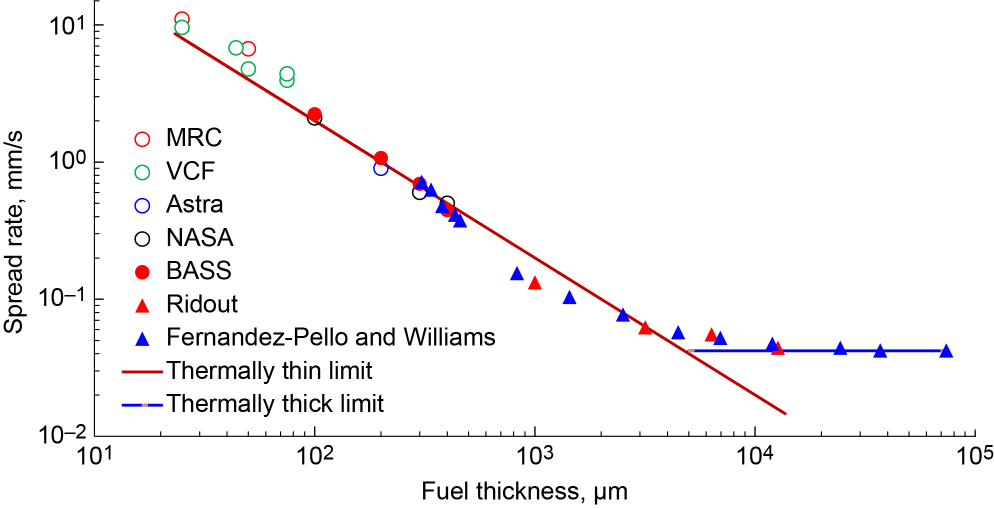
#> input picture data/figures/SRC-NASA-20210011385/embedded/figures_2_21_2_22/page_051_image_01.jpeg, 1988 x 1015 px (shown at 1/2 size)
$ python validate_figure_222_calibration.py
#> lines starting #> are read from the running program, lines starting #| are printed output that depends on the picture
import json
import math
from pathlib import Path

from PIL import Image, ImageDraw

from app.core.paths import FIGURES_DATA_DIR


SOURCE_ID = "SRC-NASA-20210011385"
IMAGE_NAME = "page_051_image_01.jpeg"


# ============================================================
# ORIGINAL HUMAN CLICKS
# ============================================================
#
# Important:
#
# - x_left / x_right define the visible x-axis decade endpoints.
# - y_bottom is also the 0.01 mm/s major tick.
# - y_top is the TOP FRAME of the plot.
#   It is NOT the 10 mm/s major tick.
#
# Therefore the y scientific transform must use dedicated
# major-tick reference pixels rather than TOP/BOTTOM directly.
#

CLICKS = {
    "x_left": {
        "x": 187.33,
        "y": 869.08,
    },
    "x_right": {
        "x": 1949.00,
        "y": 873.08,
    },
    "y_top": {
        "x": 188.33,
        "y": 2.08,
    },
    "y_bottom": {
        "x": 187.33,
        "y": 872.08,
    },
}


# ============================================================
# PLOT FRAME
# ============================================================

PLOT_LEFT = 187.33
PLOT_RIGHT = 1949.00
PLOT_TOP = 2.08
PLOT_BOTTOM = 872.08


# ============================================================
# X-AXIS CALIBRATION
# ============================================================
#
# Figure 2.22 x-axis:
#
#   10^1 → 10^5 µm
#
# The visible plot frame endpoints correspond to the
# scientific endpoints of the x-axis.
#

X_MIN = 10.0
X_MAX = 100000.0


# ============================================================
# Y-AXIS CALIBRATION
# ============================================================
#
# Figure 2.22 y-axis is logarithmic.
#
# The visible upper plot frame extends ABOVE the 10 mm/s tick.
# Therefore:
#
#   y ≈ 49.50 px  -> 10 mm/s
#   y = 872.08 px -> 0.01 mm/s
#
# These two major tick references define the y transform.
#
# The plot top at y=2.08 px therefore represents a value
# greater than 10 mm/s (~14.9 mm/s), which is valid.
#

Y_REFERENCE_HIGH_VALUE = 10.0
Y_REFERENCE_HIGH_PIXEL = 49.50

Y_REFERENCE_LOW_VALUE = 0.01
Y_REFERENCE_LOW_PIXEL = 872.08


# ============================================================
# MAJOR DECADE TICKS
# ============================================================

X_MAJOR_TICKS = [
    10.0,
    100.0,
    1000.0,
    10000.0,
    100000.0,
]

Y_MAJOR_TICKS = [
    0.01,
    0.1,
    1.0,
    10.0,
]


# ============================================================
# LOG TRANSFORMS
# ============================================================


def value_to_pixel_x(
    value: float,
) -> float:
    """
    Convert scientific x value in micrometres to image pixel x
    using a base-10 logarithmic transform.
    """

    if value <= 0:
        raise ValueError(
            "X-axis log value must be > 0."
        )

    log_min = math.log10(
        X_MIN
    )

    log_max = math.log10(
        X_MAX
    )

    log_value = math.log10(
        value
    )

    fraction = (
        log_value - log_min
    ) / (
        log_max - log_min
    )

    pixel_x = (
        PLOT_LEFT
        + fraction
        * (
            PLOT_RIGHT
            - PLOT_LEFT
        )
    )

    return pixel_x


def pixel_to_value_x(
    pixel_x: float,
) -> float:
    """
    Convert image pixel x to scientific x value in µm.
    """

    fraction = (
        pixel_x - PLOT_LEFT
    ) / (
        PLOT_RIGHT
        - PLOT_LEFT
    )

    log_min = math.log10(
        X_MIN
    )

    log_max = math.log10(
        X_MAX
    )

    log_value = (
        log_min
        + fraction
        * (
            log_max
            - log_min
        )
    )

    return 10 ** log_value


def value_to_pixel_y(
    value: float,
) -> float:
    """
    Convert scientific spread rate in mm/s to image pixel y.

    Uses two known log-decade tick references:

        10 mm/s   -> ~49.50 px
        0.01 mm/s -> 872.08 px

    Image y increases downward.
    """

    if value <= 0:
        raise ValueError(
            "Y-axis log value must be > 0."
        )

    log_high = math.log10(
        Y_REFERENCE_HIGH_VALUE
    )

    log_low = math.log10(
        Y_REFERENCE_LOW_VALUE
    )

    log_value = math.log10(
        value
    )

    fraction = (
        log_high
        - log_value
    ) / (
        log_high
        - log_low
    )

    pixel_y = (
        Y_REFERENCE_HIGH_PIXEL
        + fraction
        * (
            Y_REFERENCE_LOW_PIXEL
            - Y_REFERENCE_HIGH_PIXEL
        )
    )

    return pixel_y


def pixel_to_value_y(
    pixel_y: float,
) -> float:
    """
    Convert image pixel y to scientific spread rate in mm/s.
    """

    fraction = (
        pixel_y
        - Y_REFERENCE_HIGH_PIXEL
    ) / (
        Y_REFERENCE_LOW_PIXEL
        - Y_REFERENCE_HIGH_PIXEL
    )

    log_high = math.log10(
        Y_REFERENCE_HIGH_VALUE
    )

    log_low = math.log10(
        Y_REFERENCE_LOW_VALUE
    )

    log_value = (
        log_high
        - fraction
        * (
            log_high
            - log_low
        )
    )

    return 10 ** log_value


# ============================================================
# MAIN
# ============================================================


def main():

    root = (
        FIGURES_DATA_DIR
        / SOURCE_ID
    )

    image_path = (
        root
        / "embedded"
        / "figures_2_21_2_22"
        / IMAGE_NAME
    )

    output_dir = (
        root
        / "digitization"
        / "figure_2_22"
    )

    output_dir.mkdir(
        parents=True,
        exist_ok=True,
    )

    metadata_path = (
        output_dir
        / "calibration_metadata.json"
    )

    validation_path = (
        output_dir
        / "calibration_validation.json"
    )

    overlay_path = (
        output_dir
        / "calibration_overlay.png"
    )

    if not image_path.exists():
        raise FileNotFoundError(
            f"Missing Figure 2.22 image: "
            f"{image_path}"
        )

    image = Image.open(
        image_path
    ).convert(
        "RGB"
    )
#> image is the input picture: PIL image 1988x1015 RGB; mean R, G, B 247.2, 245.9, 247

    width, height = image.size

    # ========================================================
    # MANUAL CLICK CONSISTENCY
    # ========================================================

    lower_left_repeat_difference = abs(
        CLICKS["x_left"]["y"]
        - CLICKS["y_bottom"]["y"]
    )

    right_baseline_difference = abs(
        CLICKS["x_right"]["y"]
        - CLICKS["y_bottom"]["y"]
    )

    left_axis_alignment_difference = abs(
        CLICKS["y_top"]["x"]
        - CLICKS["y_bottom"]["x"]
    )

    click_consistency_pass = (
        lower_left_repeat_difference
        <= 5.0
        and right_baseline_difference
        <= 5.0
        and left_axis_alignment_difference
        <= 5.0
    )

    # ========================================================
    # X MAJOR TICKS
    # ========================================================

    x_ticks = []

    for value in X_MAJOR_TICKS:

        pixel_x = value_to_pixel_x(
            value
        )

        round_trip_value = (
            pixel_to_value_x(
                pixel_x
            )
        )

        x_ticks.append(
            {
                "value_um": value,

                "pixel_x": round(
                    pixel_x,
                    3,
                ),

                "round_trip_value_um": round(
                    round_trip_value,
                    8,
                ),
            }
        )

    # ========================================================
    # Y MAJOR TICKS
    # ========================================================

    y_ticks = []

    for value in Y_MAJOR_TICKS:

        pixel_y = value_to_pixel_y(
            value
        )

        round_trip_value = (
            pixel_to_value_y(
                pixel_y
            )
        )

        y_ticks.append(
            {
                "value_mm_s": value,

                "pixel_y": round(
                    pixel_y,
                    3,
                ),

                "round_trip_value_mm_s": round(
                    round_trip_value,
                    10,
                ),
            }
        )

    # ========================================================
    # SCIENTIFIC VALUE AT PHYSICAL PLOT TOP
    # ========================================================

    plot_top_scientific_value = (
        pixel_to_value_y(
            PLOT_TOP
        )
    )

    plot_bottom_scientific_value = (
        pixel_to_value_y(
            PLOT_BOTTOM
        )
    )

    # ========================================================
    # TRANSFORM ROUND-TRIP CHECKS
    # ========================================================

    x_round_trip_pass = all(
        math.isclose(
            tick["value_um"],
            tick[
                "round_trip_value_um"
            ],
            rel_tol=1e-8,
            abs_tol=1e-8,
        )
        for tick in x_ticks
    )

    y_round_trip_pass = all(
        math.isclose(
            tick["value_mm_s"],
            tick[
                "round_trip_value_mm_s"
            ],
            rel_tol=1e-8,
            abs_tol=1e-8,
        )
        for tick in y_ticks
    )

    transform_math_pass = (
        x_round_trip_pass
        and y_round_trip_pass
    )

    # ========================================================
    # SAVE CALIBRATION METADATA
    # ========================================================

    metadata = {
        "source_id": SOURCE_ID,

        "figure_ref": "2.22",

        "source_image": (
            IMAGE_NAME
        ),

        "source_image_sha256": (
            "9f131ab1bc34c0bf083fa48d145e80d"
            "204192329bec15aa47f7c6f79e065c7f7"
        ),

        "image_width": width,
        "image_height": height,

        "calibration_method": (
            "manual_frame_clicks_plus_"
            "major_tick_reference"
        ),

        "clicks": CLICKS,

        "plot_bounds": {
            "left": (
                PLOT_LEFT
            ),

            "right": (
                PLOT_RIGHT
            ),

            "top": (
                PLOT_TOP
            ),

            "bottom": (
                PLOT_BOTTOM
            ),
        },

        "x_axis": {
            "label": (
                "Fuel thickness"
            ),

            "unit": "µm",

            "scale": "log10",

            "value_min": (
                X_MIN
            ),

            "value_max": (
                X_MAX
            ),

            "pixel_left": (
                PLOT_LEFT
            ),

            "pixel_right": (
                PLOT_RIGHT
            ),

            "calibration_basis": (
                "visible decade endpoints"
            ),
        },

        "y_axis": {
            "label": (
                "Spread rate"
            ),

            "unit": (
                "mm/s"
            ),

            "scale": (
                "log10"
            ),

            "reference_value_high": (
                Y_REFERENCE_HIGH_VALUE
            ),

            "reference_pixel_high": (
                Y_REFERENCE_HIGH_PIXEL
            ),

            "reference_value_low": (
                Y_REFERENCE_LOW_VALUE
            ),

            "reference_pixel_low": (
                Y_REFERENCE_LOW_PIXEL
            ),

            "plot_pixel_top": (
                PLOT_TOP
            ),

            "plot_pixel_bottom": (
                PLOT_BOTTOM
            ),

            "plot_top_extrapolated_value_mm_s": (
                round(
                    plot_top_scientific_value,
                    6,
                )
            ),

            "plot_bottom_value_mm_s": (
                round(
                    plot_bottom_scientific_value,
                    8,
                )
            ),

            "allows_extrapolation_above_10_mm_s": (
                True
            ),

            "calibration_basis": (
                "major log-decade tick references"
            ),
        },

        "important_notes": [
            (
                "The physical plot top is not the "
                "10 mm/s tick."
            ),

            (
                "The 10 mm/s major tick is located "
                "approximately at pixel y=49.50."
            ),

            (
                "Scientific y values above 10 mm/s "
                "are therefore valid within the "
                "visible plot area."
            ),

            (
                "Theoretical curves must remain "
                "separate from experimental points."
            ),
        ],

        "status": (
            "axis_calibrated_needs_visual_review"
        ),
    }

    metadata_path.write_text(
        json.dumps(
            metadata,
            indent=2,
            ensure_ascii=False,
        ),
        encoding="utf-8",
    )

    # ========================================================
    # BUILD VISUAL OVERLAY
    # ========================================================

    overlay = image.copy()

    draw = ImageDraw.Draw(
        overlay
    )

    # --------------------------------------------------------
    # GREEN = physical plot boundary
    # --------------------------------------------------------

    draw.rectangle(
        (
            PLOT_LEFT,
            PLOT_TOP,
            PLOT_RIGHT,
            PLOT_BOTTOM,
        ),
        outline=(
            0,
            180,
            0,
        ),
        width=4,
    )

    # --------------------------------------------------------
    # BLUE = X decade guides
    # --------------------------------------------------------

    for tick in x_ticks:

        pixel_x = tick[
            "pixel_x"
        ]

        draw.line(
            (
                pixel_x,
                PLOT_TOP,
                pixel_x,
                PLOT_BOTTOM,
            ),
            fill=(
                0,
                100,
                255,
            ),
            width=2,
        )

        draw.text(
            (
                pixel_x + 6,
                PLOT_BOTTOM - 22,
            ),
            (
                f"{tick['value_um']:g}"
            ),
            fill=(
                0,
                80,
                220,
            ),
        )

    # --------------------------------------------------------
    # ORANGE = Y decade guides
    # --------------------------------------------------------

    for tick in y_ticks:

        pixel_y = tick[
            "pixel_y"
        ]

        draw.line(
            (
                PLOT_LEFT,
                pixel_y,
                PLOT_RIGHT,
                pixel_y,
            ),
            fill=(
                255,
                140,
                0,
            ),
            width=2,
        )

        draw.text(
            (
                PLOT_LEFT + 8,
                pixel_y + 5,
            ),
            (
                f"{tick['value_mm_s']:g}"
            ),
            fill=(
                210,
                90,
                0,
            ),
        )

    # --------------------------------------------------------
    # PURPLE = original human frame clicks
    # --------------------------------------------------------

    for name, point in (
        CLICKS.items()
    ):

        x = point["x"]
        y = point["y"]

        radius = 10

        draw.ellipse(
            (
                x - radius,
                y - radius,
                x + radius,
                y + radius,
            ),
            outline=(
                180,
                0,
                220,
            ),
            width=3,
        )

        draw.text(
            (
                x + 12,
                y + 4,
            ),
            name,
            fill=(
                140,
                0,
                180,
            ),
        )

    # --------------------------------------------------------
    # Y=10 reference marker
    # --------------------------------------------------------

    draw.ellipse(
        (
            PLOT_LEFT - 8,
            Y_REFERENCE_HIGH_PIXEL - 8,
            PLOT_LEFT + 8,
            Y_REFERENCE_HIGH_PIXEL + 8,
        ),
        outline=(
            255,
            0,
            180,
        ),
        width=3,
    )

    draw.text(
        (
            PLOT_LEFT + 12,
            Y_REFERENCE_HIGH_PIXEL - 18,
        ),
        "10 mm/s reference",
        fill=(
            200,
            0,
            150,
        ),
    )

    overlay.save(
        overlay_path
    )
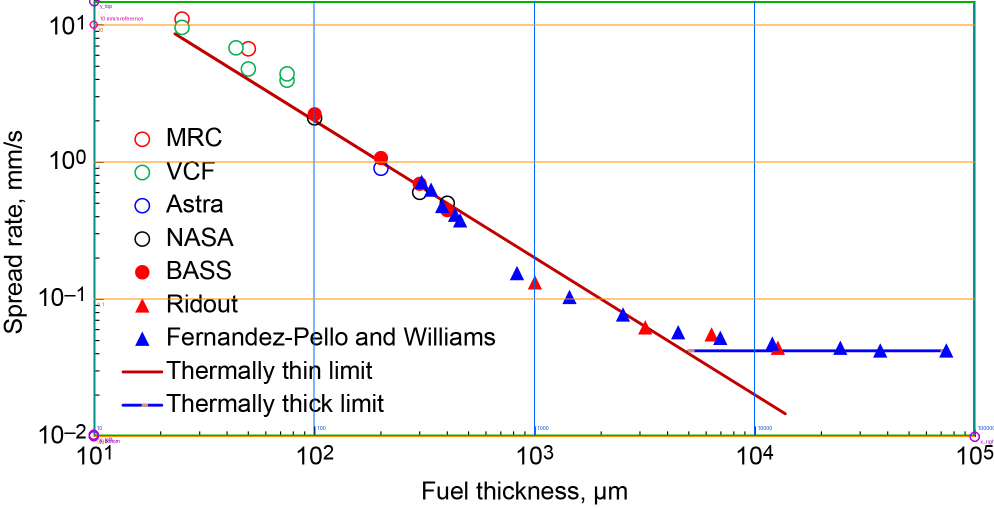
#> saved as calibration_overlay.png: PIL image 1988x1015 RGB (shown at 1/2 size); mean R, G, B 244.8, 244.5, 243.9

    # ========================================================
    # VALIDATION JSON
    # ========================================================

    validation = {
        "source_id": (
            SOURCE_ID
        ),

        "figure_ref": (
            "2.22"
        ),

        "manual_click_consistency": {
            "lower_left_repeat_difference_px": (
                round(
                    lower_left_repeat_difference,
                    3,
                )
            ),

            "right_baseline_difference_px": (
                round(
                    right_baseline_difference,
                    3,
                )
            ),

            "left_axis_alignment_difference_px": (
                round(
                    left_axis_alignment_difference,
                    3,
                )
            ),

            "threshold_px": (
                5.0
            ),

            "pass": (
                click_consistency_pass
            ),
        },

        "transform_math": {
            "x_round_trip_pass": (
                x_round_trip_pass
            ),

            "y_round_trip_pass": (
                y_round_trip_pass
            ),

            "pass": (
                transform_math_pass
            ),
        },

        "x_major_ticks": (
            x_ticks
        ),

        "y_major_ticks": (
            y_ticks
        ),

        "plot_top_extrapolated_value_mm_s": (
            round(
                plot_top_scientific_value,
                6,
            )
        ),

        "visual_overlay_status": (
            "needs_human_review"
        ),

        "final_status": (
            "needs_visual_overlay_review"
        ),
    }

    validation_path.write_text(
        json.dumps(
            validation,
            indent=2,
            ensure_ascii=False,
        ),
        encoding="utf-8",
    )

    # ========================================================
    # TERMINAL OUTPUT
    # ========================================================

    print()
    print(
        "FIGURE 2.22 CORRECTED LOG CALIBRATION"
    )

    print(
        "-------------------------------------"
    )

    print()
    print(
        f"Image dimensions : "
        f"{width} x {height}"
    )
#| Image dimensions : 1988 x 1015

    print()
    print(
        "Physical plot bounds:"
    )

    print(
        f"  left   = "
        f"{PLOT_LEFT:.2f}"
    )

    print(
        f"  right  = "
        f"{PLOT_RIGHT:.2f}"
    )

    print(
        f"  top    = "
        f"{PLOT_TOP:.2f}"
    )

    print(
        f"  bottom = "
        f"{PLOT_BOTTOM:.2f}"
    )

    print()
    print(
        "Y calibration references:"
    )

    print(
        f"  10 mm/s   -> "
        f"y = "
        f"{Y_REFERENCE_HIGH_PIXEL:.2f}"
    )

    print(
        f"  0.01 mm/s -> "
        f"y = "
        f"{Y_REFERENCE_LOW_PIXEL:.2f}"
    )

    print()
    print(
        "Plot top scientific value:"
    )

    print(
        f"  y={PLOT_TOP:.2f}px"
        f" -> "
        f"{plot_top_scientific_value:.4f} mm/s"
    )

    print()
    print(
        "Click consistency:"
    )

    print(
        f"  lower-left repeat : "
        f"{lower_left_repeat_difference:.2f} px"
    )

    print(
        f"  right baseline    : "
        f"{right_baseline_difference:.2f} px"
    )

    print(
        f"  left-axis align   : "
        f"{left_axis_alignment_difference:.2f} px"
    )

    print(
        f"  automatic check   : "
        f"{'PASS' if click_consistency_pass else 'FAIL'}"
    )

    print()
    print(
        "Transform round-trip:"
    )

    print(
        f"  x transform : "
        f"{'PASS' if x_round_trip_pass else 'FAIL'}"
    )

    print(
        f"  y transform : "
        f"{'PASS' if y_round_trip_pass else 'FAIL'}"
    )

    print()
    print(
        "X major log ticks:"
    )

    for tick in x_ticks:

        print(
            f"  "
            f"{tick['value_um']:>8g} µm"
            f" -> "
            f"x = "
            f"{tick['pixel_x']:.2f}"
        )

    print()
    print(
        "Y major log ticks:"
    )

    for tick in reversed(
        y_ticks
    ):

        print(
            f"  "
            f"{tick['value_mm_s']:>8g} mm/s"
            f" -> "
            f"y = "
            f"{tick['pixel_y']:.2f}"
        )

    print()
    print(
        "Expected corrected Y positions:"
    )

    print(
        "  10      mm/s -> ~49.50 px"
    )

    print(
        "  1       mm/s -> ~323.69 px"
    )

    print(
        "  0.1     mm/s -> ~597.89 px"
    )

    print(
        "  0.01    mm/s -> ~872.08 px"
    )

    print()
    print(
        "Metadata:"
    )

    print(
        f"  {metadata_path}"
    )

    print()
    print(
        "Validation:"
    )

    print(
        f"  {validation_path}"
    )

    print()
    print(
        "Overlay:"
    )

    print(
        f"  {overlay_path}"
    )

    print()
    print(
        "STATUS:"
    )

    print(
        "  needs_visual_overlay_review"
    )

    print()
    print(
        "IMPORTANT:"
    )

    print(
        "  Do NOT digitize Figure 2.22 "
        "experimental points until this "
        "corrected overlay visually passes."
    )


if __name__ == "__main__":
    main()
